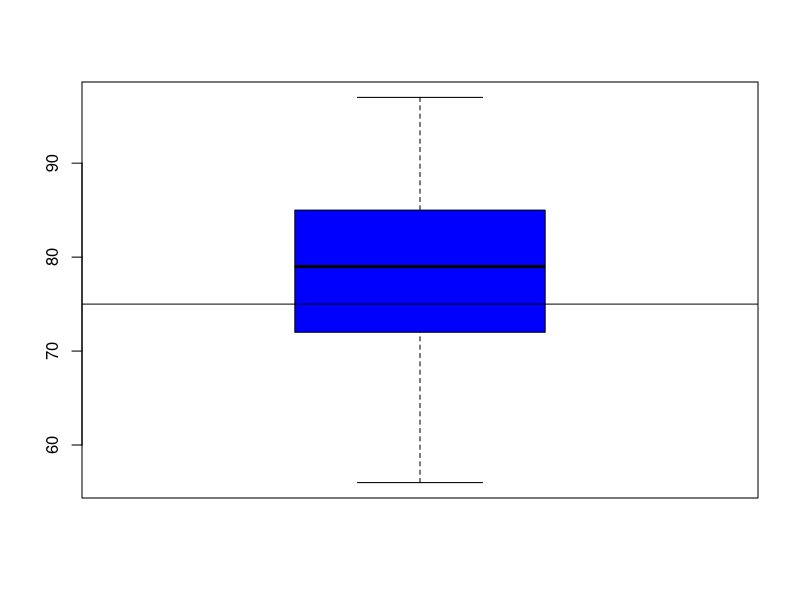
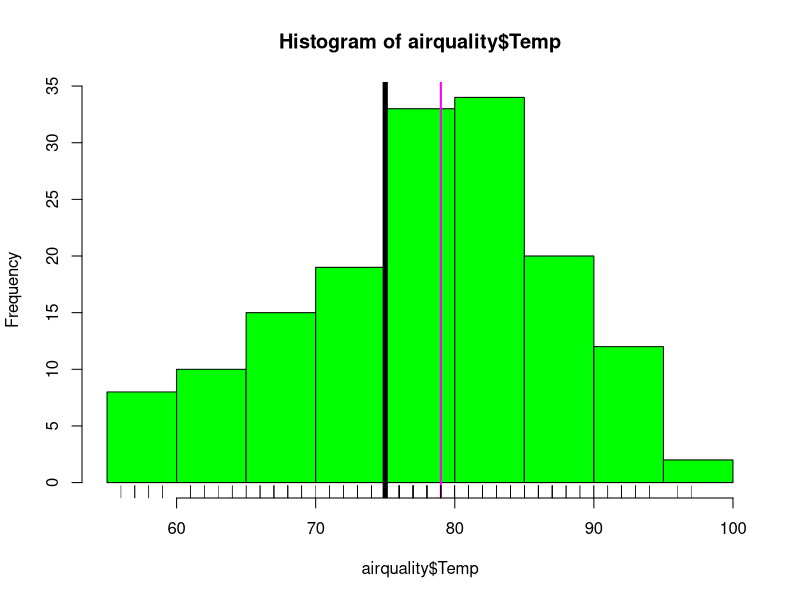
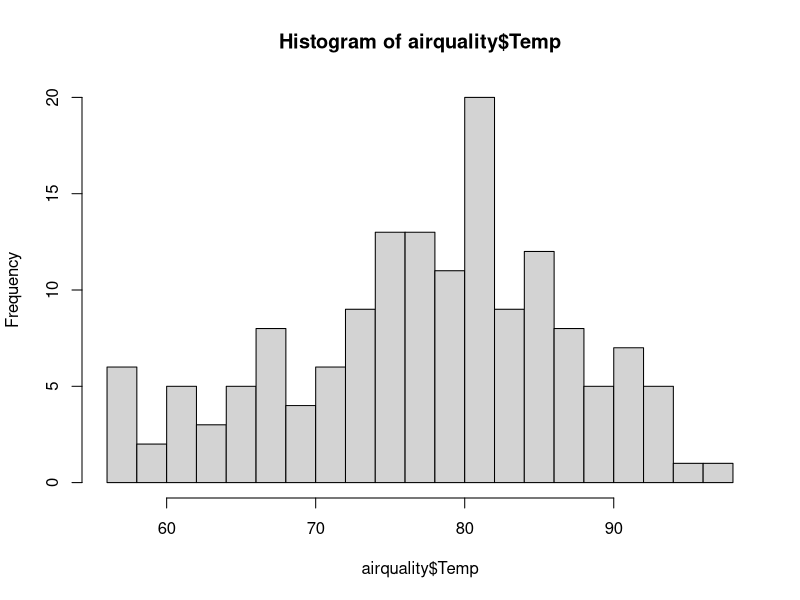
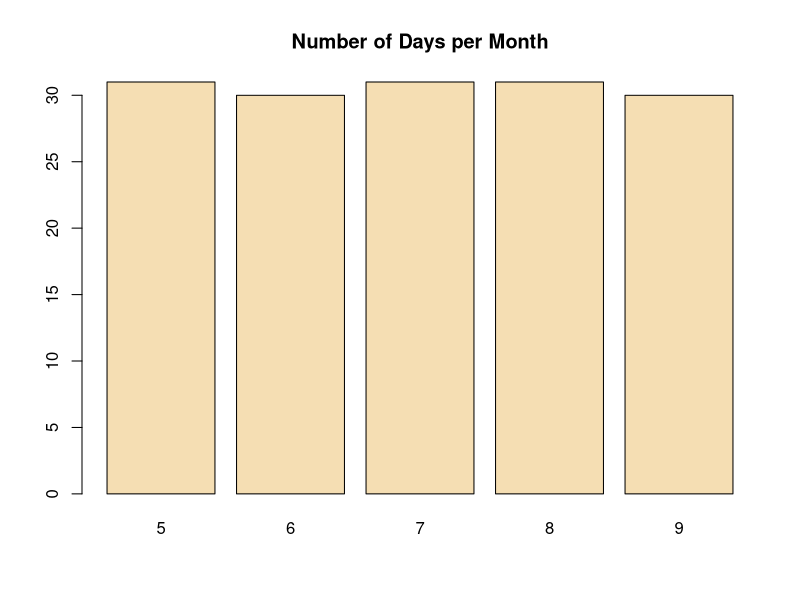
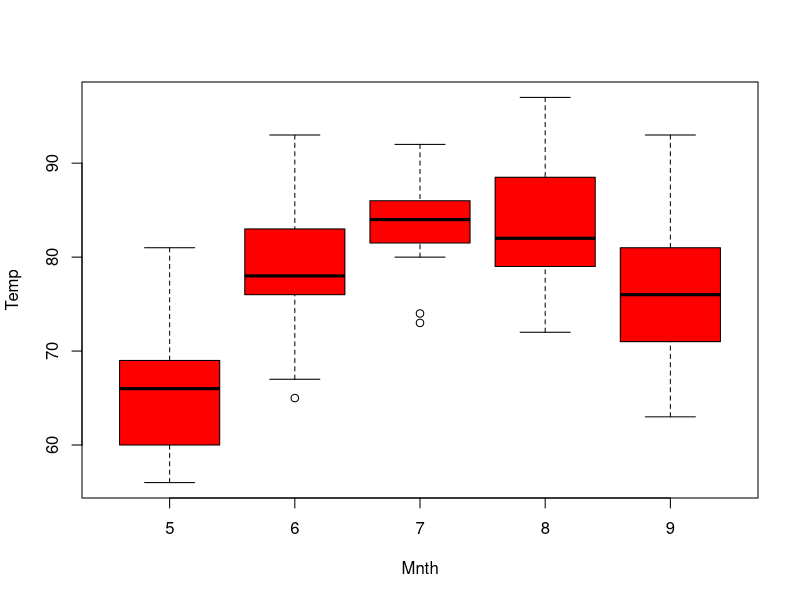
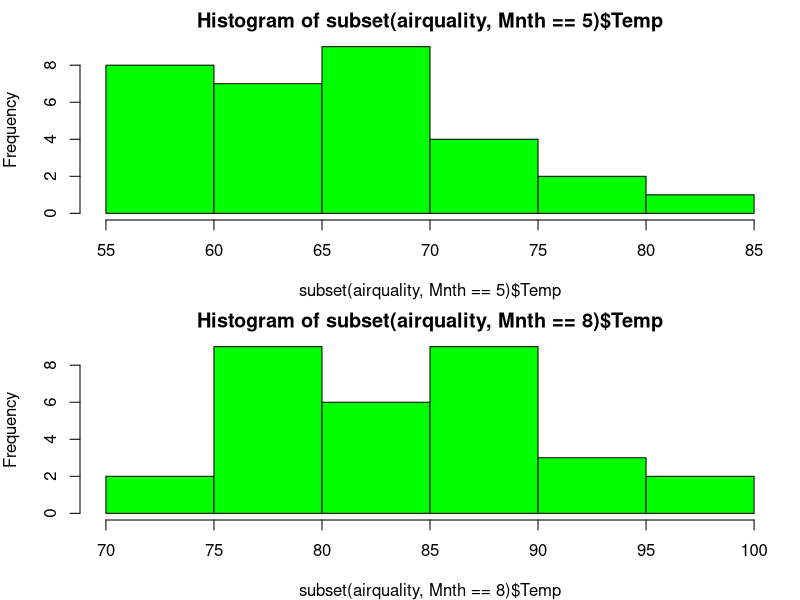
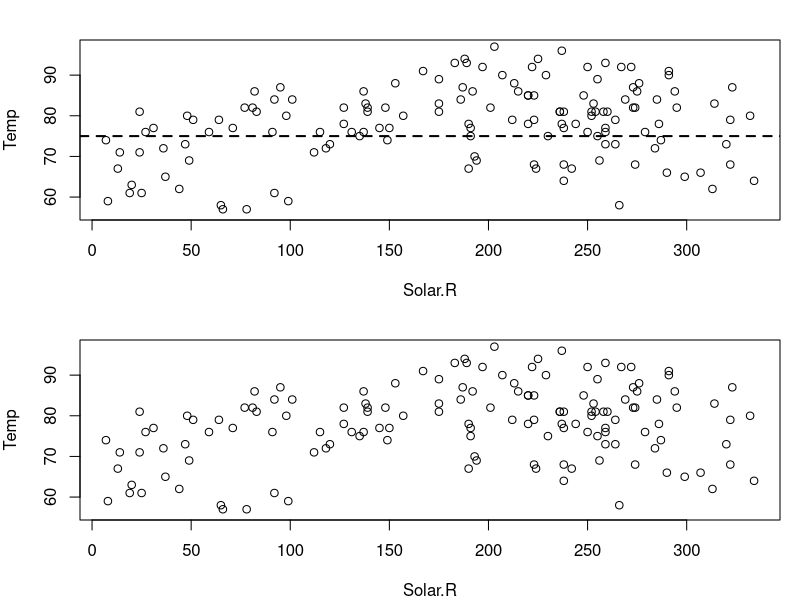
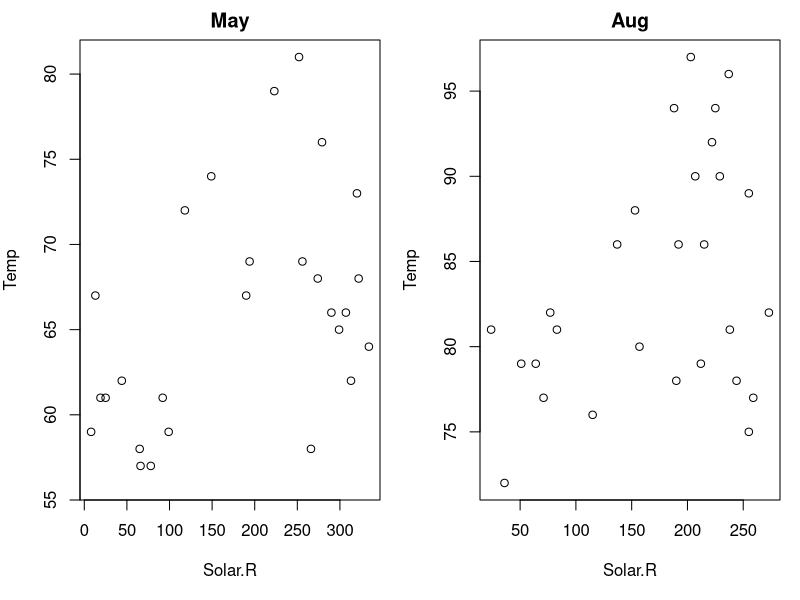

These charts were generated, in order, by the following R code:
#############################
# Source: Tufte's "Beautiful Evidence"
#############################
#
# Principle 1: Show comparisons
#    - evidence is relative to another hypothesis or control (null hypothesis)
#    - e.g. asthma symptom free days w/air clearner vs not
#
# Principle 2: Show causality, mechanism, systematic structure
#    - what is your causal framework (model)
#    - e.g. symptom-free days compared to air particulate levels
#
# Principle 3: Show multivariate data
#    - escape flatland (more info on one chart)
#    - e.g seasonal plots side-by-side
#
# Principle 4: Integrate evidence
#    - integrate words, numbers, images, diagrams
#    - don't let the tool drive the analysis
#
# Principle 5: Describe & document presented evidence
#    - data graphic should tell a complete story that it is credible
#
# Principle 6: Content is king
#    - what story does the content tell?
#
#############################

#############################
# Why do we use graphs?
#############################
#  - to understand data properties
#  - to find patterns in data
#  - to suggest modeling strategies
#  - to debug analyses
#  - to communicate results
#
#####
# characteristics of exploratory graphs:
#####
#  - made quickly
#  - make a lot of them
#  - goal is personal understanding
#  - axes/legends are generally cleaned up later
#  - color/size primarily for information
#####
# see also R Graph Gallery
#####

#############################
# simple summaries
#############################
library(datasets)

#####
# one dimension
#####

# 5-number (min, Q1, mean, Q3, max)
summary(airquality$Temp)

# boxplot
boxplot(airquality$Temp, col="blue")
abline(h=75)  # add a static line for standards

# histogram
hist(airquality$Temp, col="green")
abline(v=75, lwd=5)  # vertical line at 75 with width 5
abline(v=median(airquality$Temp),col="magenta", lwd=2)
rug(airquality$Temp)  # plots all the data points under the histogram

hist(airquality$Temp, breaks=20) # manually set how many bars

# barplot
airquality$Mnth <- as.factor(airquality$Month)
barplot(table(airquality$Mnth),col="wheat", main="Number of Days per Month")

#####
# two dimensions (Lattics/ggplot2)
#####
# scatter plots
# smooth scatterplots

#####
# >2 dimensions
#####
# overlayed/multiple 2D plots; coplots
# color, size, shape indicators
# spinning plots
# actual 3-d plots (w/glasses)

# multiple boxplots
boxplot(Temp ~ Mnth, data=airquality, col="red")

# multiple histograms
par(mfrow = c(2,1), mar = c(4,4,2,1))  # set up stacked two high
hist(subset(airquality, Mnth==5)$Temp, col="green")
hist(subset(airquality, Mnth==8)$Temp, col="green")

# scatterplot
with(airquality, plot(Solar.R,Temp))
abline(h=75,   # horizontal
       lwd=2,  # line width
       lty=2)  # dashed

with(airquality, plot(Solar.R,Temp), col=Mnth) # add a color dimension

# multiple scatterplots
par(mfrow=c(1,2),mar=c(5,4,2,1))  # set up side by side
with(subset(airquality,Mnth==5),plot(Solar.R,Temp, main="May"))
with(subset(airquality,Mnth==8),plot(Solar.R,Temp, main="Aug"))
